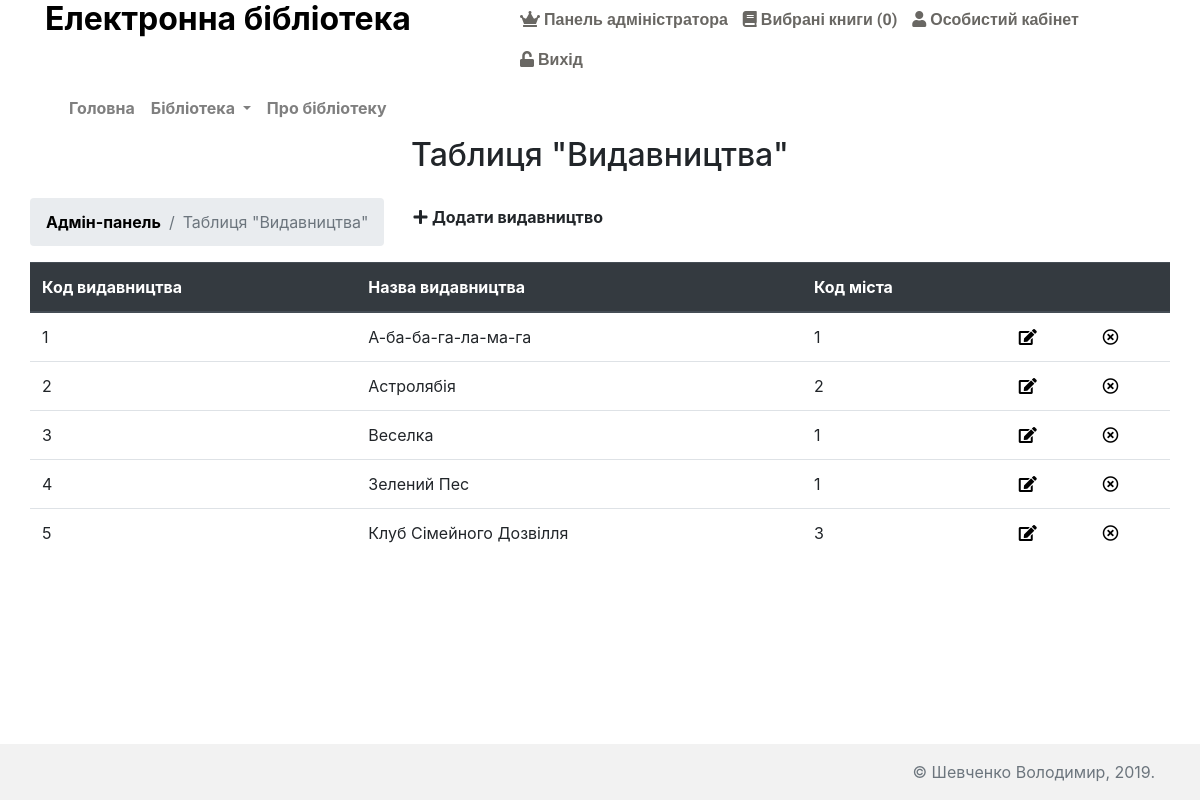
The page /admin/publisher (signed in) on the database its author committed.
### tables this page shows
CREATE TABLE IF NOT EXISTS `publisher` (
  `id` int(11) NOT NULL AUTO_INCREMENT,
  `name` varchar(150) DEFAULT NULL,
  `city_id` int(11) NOT NULL,
  PRIMARY KEY (`id`),
  KEY `city_id` (`city_id`)
);

### config/routes.php (called while the page is built)
<?php
return array(
    'page-([0-9]+)' => 'site/index/$1',
    'book/([0-9]+)' => 'book/view/$1',
    'catalog' => 'catalog/index',
    'category/([0-9]+)/page-([0-9]+)' => 'site/category/$1/$2',
    'category/([0-9]+)' => 'site/category/$1',
    'cart/checkout' => 'cart/checkout',
    'cart/clear' =>'cart/clear',
    'cart/delete/([0-9]+)' => 'cart/delete/$1',
    'cart/add/([0-9]+)' => 'cart/add/$1',
    'cart/addAjax/([0-9]+)' => 'cart/addAjax/$1',
    'cart' => 'cart/index',
    'user/register' => 'user/register',
    'user/login' => 'user/login',
    'user/logout' => 'user/logout',
    'cabinet/order' => 'cabinet/bookOrder',
    'cabinet/delete/order' => 'cabinet/delete',
    'cabinet/book/list' => 'cabinet/bookList',
    'cabinet/change/photo' => 'cabinet/change',
    'cabinet/change/password' => 'cabinet/passchange',
    'cabinet/edit' => 'cabinet/edit',
    'cabinet' => 'cabinet/index',
    'admin/book/create' => 'adminBook/create',
    'admin/book/update/([0-9]+)' => 'adminBook/update/$1',
    'admin/book/delete/([0-9]+)' => 'adminBook/delete/$1',
    'admin/book' => 'adminBook/index',
    'admin/publisher/create' => 'adminPublisher/create',
    'admin/publisher/update/([0-9]+)' => 'adminPublisher/update/$1',
    'admin/publisher/delete/([0-9]+)' => 'adminPublisher/delete/$1',
    'admin/publisher' => 'adminPublisher/index',
    'admin/genre/create' => 'adminGenre/create',
    'admin/genre/update/([0-9]+)' => 'adminGenre/update/$1',
    'admin/genre/delete/([0-9]+)' => 'adminGenre/delete/$1',
    'admin/genre' => 'adminGenre/index',
    'admin/reservation/update/([0-9]+)' => 'adminReserve/update/$1',
    'admin/reservation/delete/([0-9]+)' => 'adminReserve/delete/$1',
    'admin/reservation/view/([0-9]+)' => 'adminReserve/view/$1',
    'admin/reservation' => 'adminReserve/index',
    'admin' => 'admin/index',
    'contacts' => 'site/contact',
    'about' => 'site/about',
    'index.php' => 'site/index',
    '' => 'site/index',
);

### controllers/AdminPublisherController.php (called while the page is built, shortened)
<?php
class AdminPublisherController extends AdminBase
{
    public function actionIndex()
    {
        $publisherList = Publisher::getPublisherList();
        require_once(ROOT . '/views/admin_publisher/index.php');
        return true;
    }
}

### index.php (called while the page is built, shortened)
<?php
$router = new Router();
$router->run();

### models/Publisher.php (called while the page is built, shortened)
<?php
class Publisher
{
    public static function getPublisherList()
    {
        $db = Db::getConnection();
        $result = $db->query('SELECT id, name, city_id FROM publisher ORDER BY name ASC');
        return $result->fetchAll(PDO::FETCH_ASSOC);
    }
}

### views/admin_publisher/index.php (the view)
<?php include ROOT . '/views/layouts/header.php'; ?>
<section>
    <div class="container">
        <div class="row justify-content-center">
            <h2 class="title text-center mb-4">Таблиця "Видавництва"</h2>
        </div>
        <div class="row">
            <nav aria-label="breadcrumb">
              <ol class="breadcrumb">
                  <li class="breadcrumb-item"><a href="/admin">Адмін-панель</a></li>
                  <li class="breadcrumb-item active" aria-current="page">Таблиця "Видавництва"</li>
              </ol>
            </nav>
            <a href="/admin/publisher/create" class="btn btn-default ml-3"><i class="fas fa-plus"></i> <strong>Додати видавництво</strong></a>
        </div>
        <div class="row">
            <table class="table">
            <thead class="thead-dark">
              <tr>
                <th scope="col">Код видавництва</th>
                <th scope="col">Назва видавництва</th>
                <th scope="col">Код міста</th>
                <th scope="col"></th>
                <th scope="col"></th>
              </tr>
            </thead>
            <tbody>
              <?php foreach ($publisherList as $publisher): ?>
                  <tr>
                    <td><?= $publisher['id'];?></td>
                    <td><?= $publisher['name'];?></td>
                    <td><?= $publisher['city_id'];?></td>
                    <td><a name="edit-item" href="/admin/publisher/update/<?= $publisher['id'] ?>" title="Редагувати"><i class="fas fa-edit"></i></a></td>
                    <td><a name="delete-item" href="/admin/publisher/delete/<?= $publisher['id'] ?>" title="Видалити">
                        <i class="far fa-times-circle"></i></a>
                    </td>
                  </tr>
              <?php endforeach; ?>
            </tbody>
          </table>
        </div>
    </div>
</section>
<?php include ROOT . '/views/layouts/footer.php'; ?>

### components/Router.php (shortened to what this page needs)
<?php
class Router
{
    private $routes;
    public function __construct()
    {
        $routesPath = ROOT . '/config/routes.php';
        $this->routes = include($routesPath);
    }
    private function getURI()
    {
        if (!empty($_SERVER['REQUEST_URI'])) {
            return trim($_SERVER['REQUEST_URI'], '/');
        }
    }
    public function run()
    {
        $uri = $this->getURI();
        foreach ($this->routes as $uriPattern => $path) {
            if (preg_match("~$uriPattern~", $uri)) {
                $internalRoute = preg_replace("~$uriPattern~", $path, $uri);
                $segments = explode('/', $internalRoute);
                $controllerName = array_shift($segments) . 'Controller';
                $actionName = 'action' . ucfirst(array_shift($segments));
                $parameters = $segments;
                $controllerObject = new $controllerName;
                $result = call_user_func_array(array($controllerObject, $actionName), $parameters);
                if ($result != null) {
                    break;
                }
            }
        }
    }
}

### template/css/my_styles.css (style rules this page uses)
html, body { height: 100%; margin: 0; padding: 0; font-size: 16px; }
a, a:hover { color: black; text-decoration: none; }
a,.category-group :hover { font-weight: bold; }

### rows shown on the page
publisher: id "1", name "А-ба-ба-га-ла-ма-га", city "1"
publisher: id "2", name "Астролябія", city "2"
publisher: id "3", name "Веселка", city "1"
publisher: id "4", name "Зелений Пес", city "1"
publisher: id "5", name "Клуб Сімейного Дозвілля", city "3"
